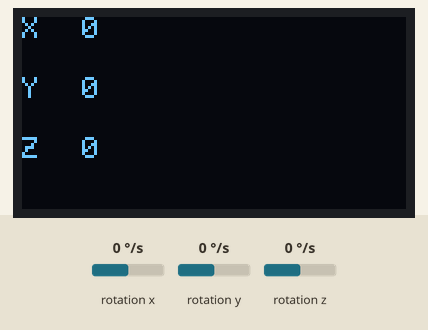
Recording of a sketch running on a simulated Arduino Uno, built with avr-gcc and run on an emulated ATmega328P. Parts: 128×64 one-colour display. Wiring (inferred from the names in the program): L3G4200D gyroscope at I2C address 0x69. Inputs (shaded band) come from the test bench; at power-on: rotation x 0 °/s, rotation y 0 °/s, rotation z 0 °/s. What the sketch prints to the serial monitor is not drawn.

Above: at 3.7 s.
3.8 s: rotation x set to -192 °/s
At 5.0 s:
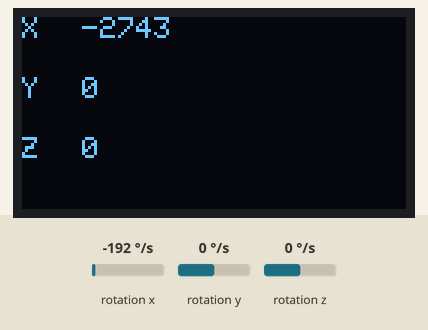
5.3 s: rotation y set to -192 °/s
At 6.1 s:
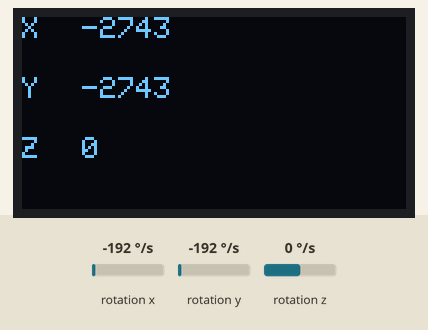
6.9 s: rotation z set to -192 °/s
At 7.5 s:
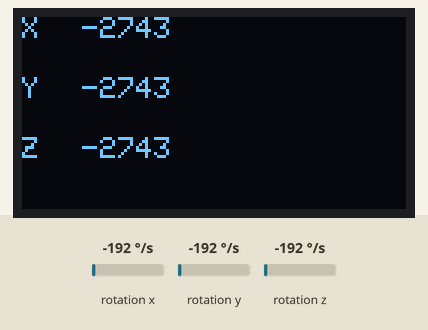
8.5 s: rotation x set to -100 °/s
At 9.1 s:
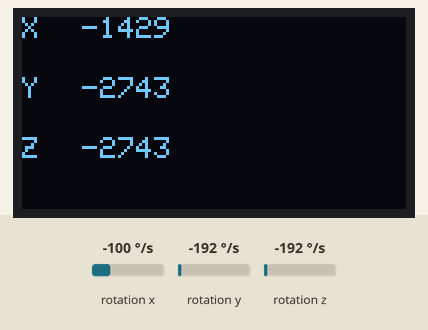
Timing chart, 0 to 11.1 s (numbered marks = the images above; inputs shaded):
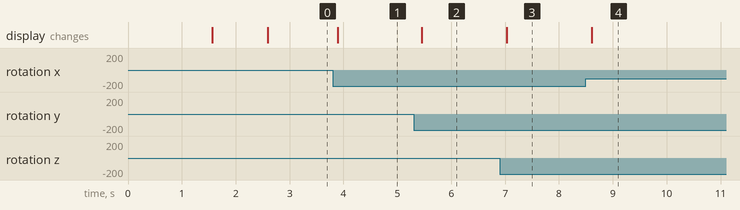

Measured:
- after the input at 3.8 s, the display: changes after 0.09 s (image 1)
- after the input at 5.3 s, the display: changes after 0.16 s (image 2)
- after the input at 6.9 s, the display: changes after 0.13 s (image 3)
- after the input at 8.5 s, the display: changes after 0.11 s (image 4)

The sketch:

gyro_L3G4200.ino
```cpp
// GYRO code is from here http://forum.arduino.cc/index.php?topic=120111.0
// GYRO module is AGD8 2216 694CA
// Added small 4 pin I2C OLED

#include <SPI.h>
#include <Wire.h>
#include <Adafruit_GFX.h>
#include <Adafruit_SSD1306.h>

#define OLED_RESET 4
Adafruit_SSD1306 display(OLED_RESET);

// this is for gyro:
#define CTRL_REG1 0x20
#define CTRL_REG2 0x21
#define CTRL_REG3 0x22
#define CTRL_REG4 0x23
#define CTRL_REG5 0x24
int L3G4200D_Address = 105; //I2C address of the L3G4200D (69 HEX)
int x;
int y;
int z;


void setup(){
  Wire.begin();
  Serial.begin(9600);
  Serial.println("starting up L3G4200D");
  setupL3G4200D(2000); // Configure L3G4200  - 250, 500 or 2000 deg/sec
  delay(1500); //wait for the sensor to be ready

  display.begin(SSD1306_SWITCHCAPVCC, 0x3c);  // initialize with the I2C addr 0x3D (for the 128x64)
  display.clearDisplay();

  // text display tests
  display.setTextSize(1);
  display.setTextColor(WHITE);
  display.setCursor(0,0);
  display.println("Hello, gyro!");
  display.display();
  delay(1000);
  display.clearDisplay();
}

void loop(){

  getGyroValues();  // This will update x, y, and z with new values
  display.clearDisplay();
  /*Serial.print("X:");
  Serial.print(x);
  Serial.print(" Y:");
  Serial.print(y);
  Serial.print(" Z:");
  Serial.println(z);
  */

  display.setCursor(0,0);
  display.print("X");
  display.setCursor(20,0);
  display.print(x);
  display.setCursor(0,20);
  display.print("Y");
  display.setCursor(20,20);
  display.print(y);
  display.setCursor(0,40);
  display.print("Z");
  display.setCursor(20,40);
  display.print(z);

  display.display();


  delay(100); //Just here to slow down the serial to make it more readable
}

void getGyroValues(){

  byte xMSB = readRegister(L3G4200D_Address, 0x29);
  byte xLSB = readRegister(L3G4200D_Address, 0x28);
  x = ((xMSB << 8) | xLSB);

  byte yMSB = readRegister(L3G4200D_Address, 0x2B);
  byte yLSB = readRegister(L3G4200D_Address, 0x2A);
  y = ((yMSB << 8) | yLSB);

  byte zMSB = readRegister(L3G4200D_Address, 0x2D);
  byte zLSB = readRegister(L3G4200D_Address, 0x2C);
  z = ((zMSB << 8) | zLSB);
}

int setupL3G4200D(int scale){
  //From  Jim Lindblom of Sparkfun's code

  // Enable x, y, z and turn off power down:
  writeRegister(L3G4200D_Address, CTRL_REG1, 0b00001111);

  // If you'd like to adjust/use the HPF, you can edit the line below to configure CTRL_REG2:
  writeRegister(L3G4200D_Address, CTRL_REG2, 0b00000000);

  // Configure CTRL_REG3 to generate data ready interrupt on INT2
  // No interrupts used on INT1, if you'd like to configure INT1
  // or INT2 otherwise, consult the datasheet:
  writeRegister(L3G4200D_Address, CTRL_REG3, 0b00001000);

  // CTRL_REG4 controls the full-scale range, among other things:

  if(scale == 250){
    writeRegister(L3G4200D_Address, CTRL_REG4, 0b00000000);
  }else if(scale == 500){
    writeRegister(L3G4200D_Address, CTRL_REG4, 0b00010000);
  }else{
    writeRegister(L3G4200D_Address, CTRL_REG4, 0b00110000);
  }

  // CTRL_REG5 controls high-pass filtering of outputs, use it
  // if you'd like:
  writeRegister(L3G4200D_Address, CTRL_REG5, 0b00000000);
}

void writeRegister(int deviceAddress, byte address, byte val) {
    Wire.beginTransmission(deviceAddress); // start transmission to device
    Wire.write(address);       // send register address
    Wire.write(val);         // send value to write
    Wire.endTransmission();     // end transmission
}

int readRegister(int deviceAddress, byte address){

    int v;
    Wire.beginTransmission(deviceAddress);
    Wire.write(address); // register to read
    Wire.endTransmission();

    Wire.requestFrom(deviceAddress, 1); // read a byte

    while(!Wire.available()) {
        // waiting
    }

    v = Wire.read();
    return v;
}
```
